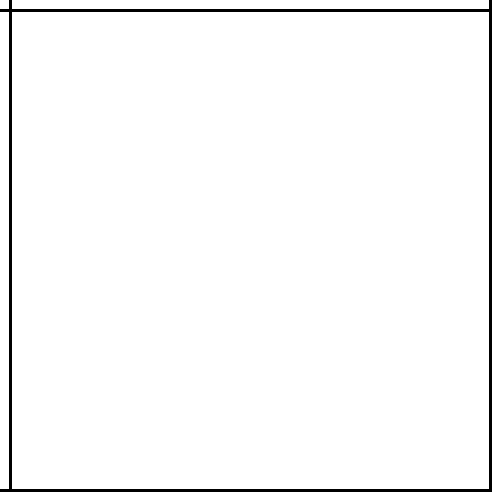
Frame 1 (no input)
Frame 60 (the mouse pressed at the canvas centre just before this capture): identical to frame 1, image omitted
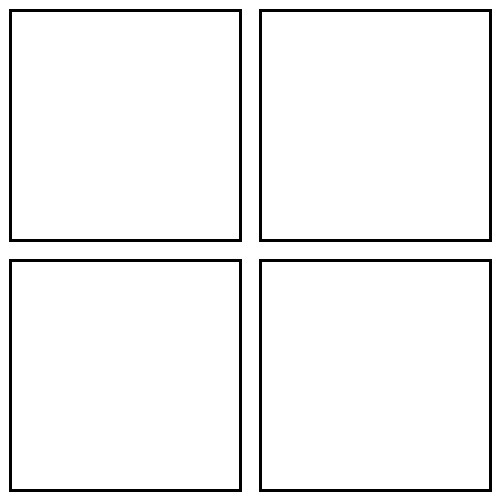
Frame 120 (the mouse held since frame 60 and released just before this capture)

The Processing sketch that drew these frames (run headless with seeded random() and noise(); from frame 60 on, the mouse is pressed at the canvas centre):

// Processing sketch: rectMode_CORNERS
// ── rectMode_CORNERS.pde
void setup()
{
  size(500,500);
  background(255);
  rectMode(CORNERS);
  strokeWeight(3);
}

void draw()
{
  background(255);
  rect(10,10,mouseX-10,mouseY-10);
  rect(width-10,10,mouseX+10,mouseY-10);
  rect(10,height-10,mouseX-10,mouseY+10);
  rect(width-10,height-10,mouseX+10,mouseY+10);
}
